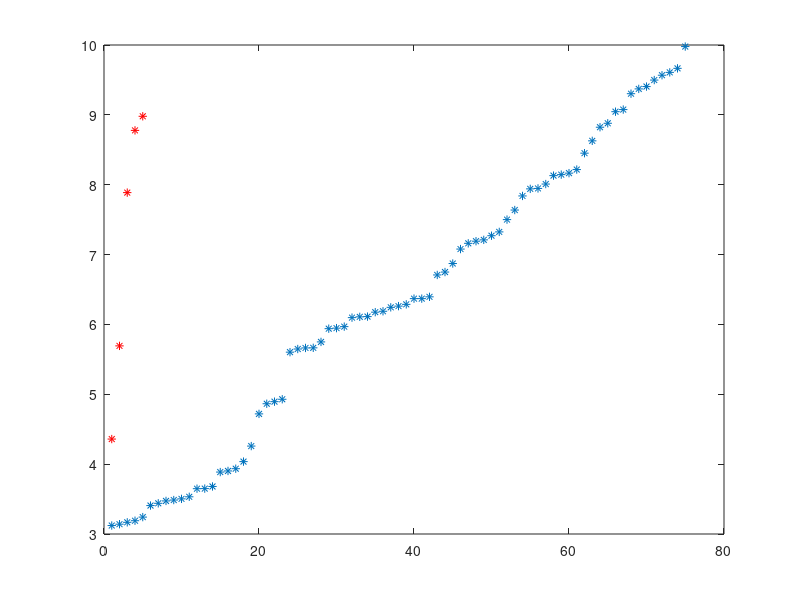

Reproduce this figure in MATLAB.
%% function frd_variable_delay_desgn

%% variable delay design

Performance = 0.9;

Delays = [3:3:15];
% Delays = [3:2:15];

nDelays = length(Delays);

Freq = ones(size(Delays))*1/nDelays; % uniform frequency
Freq = [0.075 0.15 0.25 0.275 0.25]; % ramping up
sumFreq = sum(Freq)

meanDelay = sum(Delays.*Freq)

FixAcq = 2;
FixCue = 12;
TarAcq = 1;
TarHold = 1;
ITI = 2;

totalTrialDur = FixAcq + FixCue + TarAcq + meanDelay + TarHold + ITI

runDur = 12*60; % s

maxTrialsRun = floor(runDur/totalTrialDur)
nDelaysRun = Freq*maxTrialsRun

nRuns = 15;

nTrialsConditionChoice = floor(Performance* 0.6*nRuns*maxTrialsRun/4)
nTrialsConditionInstr = floor(Performance*0.4*nRuns*maxTrialsRun/4)

%% fixed delay + Catch trials

Performance = 0.9;

% real trials
tmeanDelay = 12;

% catch trials
cTrials_upperLimit = tmeanDelay-2;
cTrials_lowerLimit = 3;
cmeanDelay = (cTrials_upperLimit + cTrials_lowerLimit)/2;
cProportion = 0.2;

% periods
FixAcq = 2;
FixCue = 12;
TarAcq = 1;
TarHold = 1;
ITI = 2;

totalTrialDur = FixAcq + FixCue + TarAcq + tmeanDelay*(1-cProportion) + cmeanDelay*cProportion + TarHold + ITI

nRuns = 15;
runDur = 12*60; %s
maxTrialsRun = floor(runDur/totalTrialDur)
maxTrialsExp = nRuns*maxTrialsRun

n_tTrials = (1-cProportion)*maxTrialsRun
n_cTrials = cProportion*maxTrialsRun
example_lengths_cTrials_pRun = rand(1,round(n_cTrials))*(cTrials_upperLimit - cTrials_lowerLimit)+ cTrials_lowerLimit
example_lengths_cTrials_pExp = rand(1,round(n_cTrials)*nRuns)*(cTrials_upperLimit - cTrials_lowerLimit)+ cTrials_lowerLimit;

plot(sort(example_lengths_cTrials_pExp),'*')
hold on
plot(sort(example_lengths_cTrials_pRun),'*','Color','r')
hold off

% here, for choice and instructed trials seperately, for the whole
% experiment, with the given expected performance, the number of "real"
% trials (not catch trials) is being calculated
nTrialsConditionChoice_realTrials = floor(Performance* 0.6*(nRuns*maxTrialsRun - length(example_lengths_cTrials_pExp))/4) 
nTrialsConditionInstr_realTrials = floor(Performance*0.4*(nRuns*maxTrialsRun - length(example_lengths_cTrials_pExp))/4)
